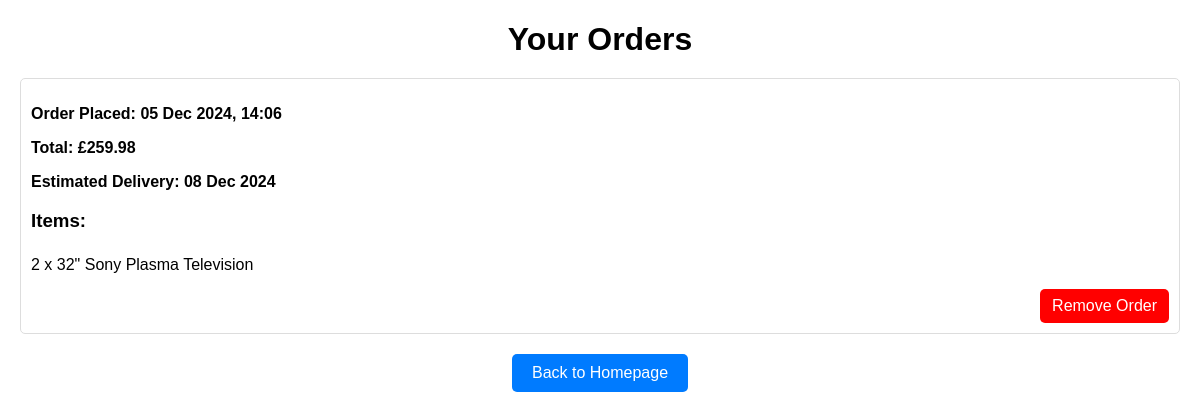
Screenshot of /orders/ (signed in) with the database file from the repository.
### welcome_app/models.py (models this page shows, shortened)
class Order(models.Model): # the orders class
    user = models.ForeignKey(User, on_delete=models.CASCADE, related_name='orders')
    created_at = models.DateTimeField(auto_now_add=True)
    total_price = models.DecimalField(max_digits=10, decimal_places=2)
    estimated_delivery_date = models.DateField(blank=True, null=True)

class OrderItem(models.Model):
    order = models.ForeignKey(Order, on_delete=models.CASCADE, related_name='items')
    product = models.ForeignKey(Product, on_delete=models.CASCADE)
    quantity = models.PositiveIntegerField() # stores how many of an item is stored in an order

class Product(models.Model): # the class for products again showing the attributes associated with them
    name = models.CharField(max_length=100)
    description = models.TextField()
    price = models.DecimalField(max_digits=10, decimal_places=2)
    image = models.ImageField(upload_to='product_images/', blank=True, null=True)
    inventory = models.PositiveIntegerField(default=0)  # New field for inventory

### welcome_app/views.py (the view)
# urls.py: path('orders/', orders, name='orders'),
@login_required
def orders(request):
    orders = Order.objects.filter(user=request.user).order_by('-created_at')
    return render(request, 'welcome_app/orders.html', {'orders': orders})

### welcome_app/templates/welcome_app/orders.html (shortened to what this page needs)
<!DOCTYPE html>
<html lang="en">
<head>
</head>
<body>
    <h1>Your Orders</h1>
    {% for order in orders %}
    <div class="order">
        <div class="order-header">
            <p>Order Placed: {{ order.created_at|date:"d M Y, H:i" }}</p>
            <p>Total: £{{ order.total_price|floatformat:2 }}</p>
            <p>Estimated Delivery: {{ order.estimated_delivery_date|date:"d M Y" }}</p>
        </div>
        <div class="order-items">
            <h3>Items:</h3>
            {% for item in order.items.all %}
            <p>{{ item.quantity }} x {{ item.product.name }}</p>
            {% endfor %}
        </div>
        <div class="remove-button">
            <a href="{% url 'remove_order' order.id %}" onclick="return confirm('Are you sure you want to delete this order?');">
                Remove Order
            </a>
        </div>
    </div>
    {% empty %}
    <p>You have no orders yet.</p>
    {% endfor %}
    <div class="back-button">
        <a href="{% url 'homepage' %}">Back to Homepage</a>
    </div>
</body>
</html>

### welcome_app/templates/welcome_app/orders.html (style rules this page uses)
body { font-family: Arial, sans-serif; margin: 20px; }
h1 { text-align: center; margin-bottom: 20px; }
.order { border: 1px solid #ddd; border-radius: 5px; padding: 10px; margin-bottom: 20px; }
.order-header { font-weight: bold; margin-bottom: 10px; }
.order-items { margin-top: 10px; }
.order-items p { margin: 0; padding: 5px 0; }
.remove-button { margin-top: 10px; text-align: right; }
.remove-button a { color: white; background-color: red; text-decoration: none; padding: 8px 12px; border-radius: 5px; display: inline-block; }
.back-button { text-align: center; margin-top: 20px; }
.back-button a { color: white; background-color: #007bff; text-decoration: none; padding: 10px 20px; border-radius: 5px; display: inline-block; }

### rows the page displays
Order: created_at "05 Dec 2024, 14:06", total_price "259.98", estimated_delivery_date "08 Dec 2024"
OrderItem: quantity "2", product.name "32\" Sony Plasma Television"
